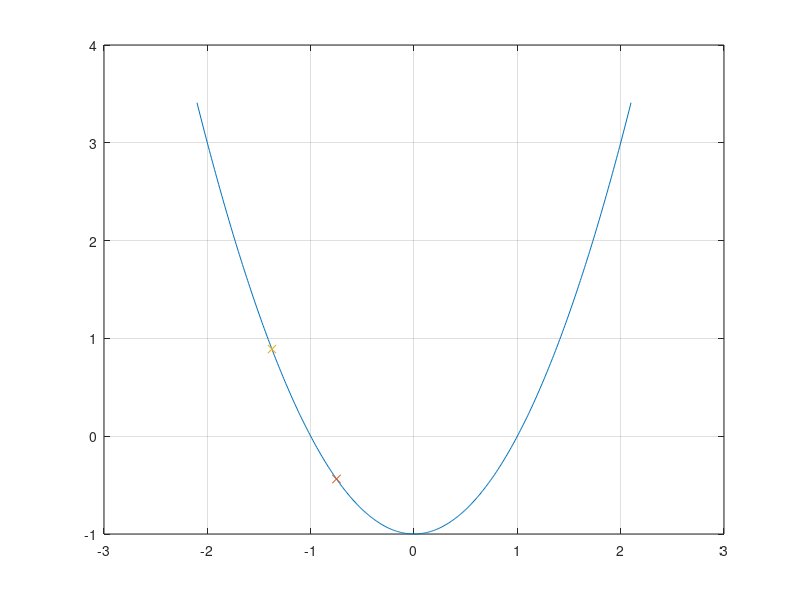

The MATLAB script that drew this image: (Note: this script raises an error after producing the figure.)
%Bisection
clear *, close all, clc
x = -2.1:0.01:2.1;
f = @(a) a.^2-1;

plot(x, f(x)), hold on
grid on

x1 = -2;
x2 = 0.5;
maxIter = 100;
tol = 1e-2;
iter = 0;
err = inf;
xprev = 10;
while iter < maxIter && err > tol
    iter =iter +1;
    xn = (x1 +x2)/2;
    if f(xn)*f(x2) < 0
        x1 = xn; x1 = xn;
    elseif f(xn)*f(x2) > 0
        x1 = x1; x2 = xn;
    else
        break;
    end
    if iter > 2
        err = abs((xn -exprev)/xn);
    end
    xprev = xn;
    plot(xn, f(xn),'x')
    pause
    
end

disp(['This is the root' num2str(xn)])

plot(xn, f(xn), '^')